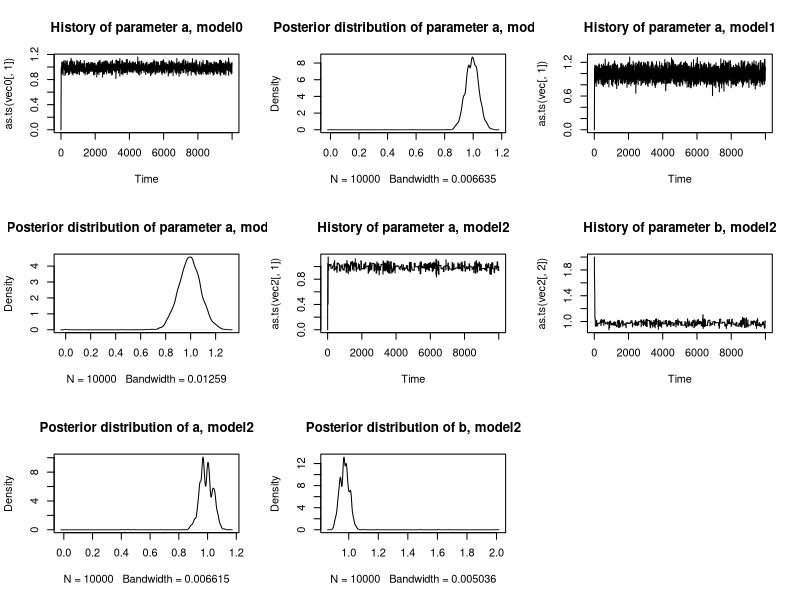

R code for this plot:
oask <- devAskNewPage(dev.interactive(orNone = TRUE))
oldpar <- par(mfrow=c(3,3))
#Verification with real Metropolis algorithm for model with likelihood function (without POMDEV calculations)
###########################
#Prepare the field pattern#
###########################
nUpd<-10000
nsamples<-500
set.seed(1313)#set the same random seed as in "demoPOMIC.r" to obtain the same "field distribution pattern"
field<-rnorm(nsamples,1,1)

#########################
#       Model 0         #
#########################
#model 0 is a model generating a normal distribution but we need to find a parameter determining the mean ('a'). The standard deviation is fixed to 1 in this model and should thus become exactly as the original data
fixed_sd<-1
#we assume a loose normal prior on a ~ N(0,1E3)
sigma_prior_a<-1000
actual_a<-mu_a<-0 
##we assume a gaussian kernel for 'a' with size following the rule of thumb (assume 'a' should be found between -10 and 10)
sigma_kernel<-20/sqrt(nUpd)
#Preparation of the storage container
vec0<-matrix(NA,nrow=nUpd,ncol=2) #2 columns: 'a' and deviance values
for(n in 1:nUpd)
{
  #propose candidate values for parameters
  candidate_a<-rnorm(1,actual_a,sigma_kernel)
  #calculate prior's 
  prior_actual_a<-dnorm(actual_a,mu_a,sigma_prior_a) 
  prior_candidate_a<-dnorm(candidate_a,mu_a,sigma_prior_a)
  #calculate likelihoods
  likelihood_candidate<-dnorm(field,candidate_a,fixed_sd)
  likelihood_actual<-dnorm(field,actual_a,fixed_sd)
  #compute the probability to accept the new parameter set 
  hp<-(prior_candidate_a/prior_actual_a)*prod((likelihood_candidate/likelihood_actual))
  if(runif(1) < hp)
  {
    #candidate is accepted:
    actual_a<-candidate_a
  }
  #store the value of the chain and save the deviance measure
  deviance<- -2*sum(log(likelihood_candidate))
  vec0[n,]<-c(actual_a,deviance)
}
#plot the history and parameter posterior distribution (if the chain is stable)
plot(as.ts(vec0[,1]),main="History of parameter a, model0")
plot(density(vec0[,1]),main="Posterior distribution of parameter a, model0")

#########################
#       Model 1         #
#########################
#model 1 is a model identical to model 0 but the standard deviation is fixed to 2 in this model. This model will be a bit harder to adjust because of this higher variance.
fixed_sd<-2
sigma_prior_a<-1000
actual_a<-mu_a<-0 
sigma_kernel<-20/sqrt(nUpd)
vec<-matrix(NA,nrow=nUpd,ncol=2) 
for(n in 1:nUpd)
{
  candidate_a<-rnorm(1,actual_a,sigma_kernel)
  prior_actual_a<-dnorm(actual_a,mu_a,sigma_prior_a) 
  prior_candidate_a<-dnorm(candidate_a,mu_a,sigma_prior_a)
  likelihood_candidate<-dnorm(field,candidate_a,fixed_sd)
  likelihood_actual<-dnorm(field,actual_a,fixed_sd)
  hp<-(prior_candidate_a/prior_actual_a)*prod((likelihood_candidate/likelihood_actual))
  if(runif(1) < hp)
  {
    actual_a<-candidate_a
  }
  deviance<- -2*sum(log(likelihood_candidate))
  vec[n,]<-c(actual_a,deviance)
}
plot(as.ts(vec[,1]),main="History of parameter a, model1")
plot(density(vec[,1]),main="Posterior distribution of parameter a, model1")

#########################
#       Model 2         #
#########################
#model 2 is a model generating also a normal distribution but we need to find the mean (a) and standard deviation (b) as parameter for this model
#we assume a uniform prior on 'b' ]0;20] and a loose normal prior on 'a' ~ N(0,1E3)
sigma_prior_a<-1000
range_prior_b<-20   
actual_a<-mu_a<-0 
actual_b<-mu_b<-2
#we assume a gaussian kernel for 'a' and a uniform for 'b'
#we set the size of the kernel a bit wider for 'a' than for the previous models because of the influence of searching also for 'b'
sigma_kernels<-c(40/sqrt(nUpd),range_prior_b/(sqrt(nUpd)))
#Preparation of the storage container
vec2<-matrix(NA,nrow=nUpd,ncol=3) #3 columns: 'a', 'b' and deviance value
for(n in 1:nUpd)
{
  #propose candidate values for parameters
  candidate_a<-rnorm(1,actual_a,sigma_kernels[1])
  lb_b<-ifelse(actual_b-sigma_kernels[2]>0,actual_b-sigma_kernels[2],0)
  ub_b<-ifelse(actual_b+sigma_kernels[2]<range_prior_b,actual_b+sigma_kernels[2],range_prior_b)
  candidate_b<-runif(1,lb_b,ub_b)
  #check if candidate should be accepted
  prior_actual_a<-dnorm(actual_a,mu_a,sigma_prior_a) 
  prior_candidate_a<-dnorm(candidate_a,mu_a,sigma_prior_a)
  likelihood_candidate<-dnorm(field,candidate_a,candidate_b)
  likelihood_actual<-dnorm(field,actual_a,actual_b)
  likratio<-prod((likelihood_candidate/likelihood_actual))
  hp<-(prior_candidate_a/prior_actual_a)*ifelse(is.finite(likratio),likratio,0)   #here we do not need the prior of b since it is uniform
  if(runif(1) < hp)
  {
      actual_a<-candidate_a
      actual_b<-candidate_b
  }
  deviance<- -2*sum(log(likelihood_candidate))
  vec2[n,]<-c(actual_a,actual_b,deviance)
}
plot(as.ts(vec2[,1]),main="History of parameter a, model2")
plot(as.ts(vec2[,2]),main="History of parameter b, model2")
plot(density(vec2[,1]),main="Posterior distribution of a, model2")
plot(density(vec2[,2]),main="Posterior distribution of b, model2")

#We observe that the three model's chains are stable and can thus be used as estimate of posterior
#We can now calculate the two expected deviance measure values for each model and the DIC:
#model0
MeanDEV0<-mean(vec0[,2])
EstimateDEV0<- -2*sum(log(dnorm(field,mean(vec0[,1]),1)))
pD0<-MeanDEV0 - EstimateDEV0
DIC0<-2*MeanDEV0 - EstimateDEV0
#model1
MeanDEV1<-mean(vec[,2])
EstimateDEV1<- -2*sum(log(dnorm(field,mean(vec[,1]),fixed_sd)))
pD1<-MeanDEV1 - EstimateDEV1
DIC1<-2*MeanDEV1 - EstimateDEV1
#model2
MeanDEV2<-mean(vec2[,3])
EstimateDEV2<- -2*sum(log(dnorm(field,mean(vec2[,1]),mean(vec2[,2]))))  
pD2<-MeanDEV2 - EstimateDEV2
DIC2<-2*MeanDEV2 - EstimateDEV2

#preparing a final table showing the results of calculations of DIC
final<-data.frame(model0=c(mean(vec[,1]),NA,MeanDEV0,EstimateDEV0,pD0,DIC0),model1=c(mean(vec[,1]),NA,MeanDEV1,EstimateDEV1,pD1,DIC1),model2=c(mean(vec2[,1]),mean(vec2[,2]),MeanDEV2,EstimateDEV2,pD2,DIC2))
rownames(final)<-c("Estimate a","Estimate b","MeanDEV","EstimateDEV","pD","DIC")
print(final)

par(oldpar)
devAskNewPage(oask)
